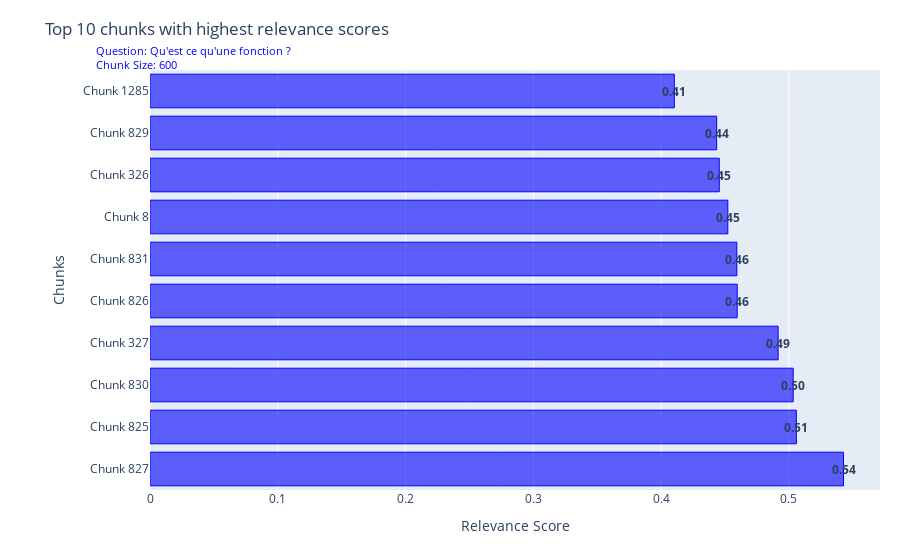

The notebook cell saved with this chart:
### Markdown cell above
Here is a plot made with Plotly to dynamically visualize the content and score of the top 10 chunks resulting from the similarity search of a query in the vector database with the size specified.

### Code cell
# Get the question to analyze and the size of the database
question_to_analyze = "Qu'est ce qu'une fonction ?"
size_to_analyze = 600

# Perform similarity search with relevance scores for the specified question and size
db, initial_chunks = databases[size_to_analyze]
results = db.similarity_search_with_relevance_scores(question_to_analyze, k=6000)

# Sort the results by relevance scores in descending order
sorted_results = sorted(results, key=lambda score: score[1], reverse=True)

# Get the top 10 most relevant chunks
top_10_details = sorted_results[:10]

# Extract the relevance scores and document content for the top 10 chunks
scores = [score for doc, score in top_10_details]
docs = [doc.page_content for doc, _score in top_10_details]
docs_id = [doc.metadata["id"] for doc, _score in top_10_details]

# Adjust text for hovertext to contain paragraphs if necessary
hover_texts = []
for doc in docs:
    # Split text into paragraphs
    paragraphs = doc.split(".") 
    # Join paragraphs with HTML line breaks
    hover_texts.append("<br>".join(paragraphs))

# Create bar chart
fig = go.Figure()

# Add bar trace
fig.add_trace(go.Bar(
    y=[f"Chunk {doc_id}" for doc_id in docs_id],
    x=scores,
    orientation='h',
    marker=dict(
        color='rgba(0, 0, 255, 0.6)',
        line=dict(
            color='rgba(0, 0, 255, 1.0)',
            width=1)
    ),
    hoverinfo='text',
    hovertext=hover_texts,
))

# Add text annotations for scores
for i, score in enumerate(scores):
    fig.add_annotation(
        y= f"Chunk {docs_id[i]}",  # Use the document ID as y-coordinate label
        x=score,
        text=f"<b>{score:.2f}</b>",
        showarrow=False,
    )

# Update layout
fig.update_layout(
    title="Top 10 chunks with highest relevance scores",
    xaxis_title="Relevance Score",
    yaxis_title="Chunks",
    margin=dict(l=150, r=20, t=70, b=70),
    hoverlabel=dict(font=dict(size=10), bgcolor='lightgrey'),
)

# Add question and chunk size just below the title
fig.add_annotation(
    text=f"Question: {question_to_analyze}<br>Chunk Size: {size_to_analyze}",
    align='left',
    showarrow=False,
    xref='paper',
    yref='paper',
    x=0.06,
    y=0.99,  # Adjust vertical position below the title
    xanchor='center',
    yanchor='bottom',
    font=dict(size=11, color="blue"),
)

# Show plot
fig.show()

### Figure 1 — Plotly figure (JSON) as saved in the notebook; plotly's stock layout.template omitted (floating-point values rounded to 4 significant figures)
{"data": [{"hoverinfo": "text", "hovertext": ["2<br> Qui effectue une action<br>\n3<br> Et qui renvoie un objet Python ou rien du tout<br>  \n![Fonctionnement schématique d'une fonction<br>](img/schema_fonction<br>png){ #fig:schema_fonction width=90% }  \nPar exemple, si vous appelez la fonction `len()` de la manière suivante :  \n```python\n>>> len([0, 1, 2])\n3\n```  \nvoici ce qui se passe :  \n1<br> vous appelez `len()` en lui passant une liste en argument (ici la liste `[0, 1, 2]`) ;\n2<br> la fonction calcule la longueur de cette liste ;\n3<br> elle vous renvoie un entier égal à cette longueur<br>", "# 9 Fonctions  \n## 9<br>1 Principe et généralités  \nEn programmation, les **fonctions** sont très utiles pour réaliser plusieurs fois la même opération au sein d'un programme<br> Elles rendent également le code plus lisible et plus clair en le fractionnant en blocs logiques<br>", "- Une fonction effectue une tâche<br> Pour cela, elle reçoit éventuellement des arguments et renvoie éventuellement quelque chose<br> L'algorithme utilisé au sein de la fonction n'intéresse pas directement l'utilisateur<br> Par exemple, il est inutile de savoir comment la fonction `math<br>cos()` calcule un cosinus<br> On a juste besoin de savoir qu'il faut lui passer en argument un angle en radian et qu'elle renvoie le cosinus de cet angle<br> Ce qui se passe à l'intérieur de la fonction ne regarde que le programmeur<br>", "Ce qui se trouve entre les parenthèses d'une fonction est appelé **argument** et c'est ce que l'on « passe » à la fonction<br> Dans l'instruction `type(2)`, c'est l'entier `2` qui est l'argument passé à la fonction `type()`<br> Pour l'instant, on retiendra qu'une fonction est une sorte de boîte à qui on passe un (ou plusieurs) argument(s), qui effectue une action et qui peut renvoyer un résultat ou plus généralement un objet<br> Par exemple, la fonction `type()` renvoie le type de la variable qu'on lui a passé en argument<br>", "Vous connaissez déjà certaines fonctions Python<br> Par exemple `math<br>cos(angle)` du module `math` renvoie le cosinus de la variable `angle` exprimé en radian<br> Vous connaissez aussi des fonctions internes à Python comme `range()` ou `len()`<br> Pour l'instant, une fonction est à vos yeux une sorte de « boîte noire » (voir figure @fig:schema_fonction) :  \n1<br> À laquelle vous passez aucune, une ou plusieurs variable(s) entre parenthèses<br> Ces variables sont appelées **arguments**<br> Il peut s'agir de n'importe quel type d'objet Python<br>\n2<br> Qui effectue une action<br>", "- Chaque fonction effectue en général une tâche **unique et précise**<br> Si cela se complique, il est plus judicieux d'écrire plusieurs fonctions (qui peuvent éventuellement s'appeler les unes les autres)<br> Cette **modularité** améliore la qualité générale et la lisibilité du code<br> Vous verrez qu'en Python, les fonctions présentent une grande flexibilité<br>", "Ainsi, le programmeur est libre de faire tous les appels qu'il souhaite<br> Une fonction peut appeler une autre fonction, cette dernière peut appeler une autre fonction et ainsi de suite (et autant de fois qu'on le veut)<br> Une fonction peut même s'appeler elle-même, cela s'appelle une fonction *récursive* (voir la rubrique suivante)<br> Attention toutefois à retrouver vos petits si vous vous perdez dans les appels successifs !", "Par ailleurs, nous avons rencontré plusieurs fois des **fonctions** dans ce chapitre, notamment avec `type()`, `int()`, `float()` et `str()`<br> Dans le chapitre 1 *Introduction*, nous avons également vu la fonction `print()`<br> On reconnaît qu'il s'agit d'une fonction car son nom est suivi de parenthèses (par exemple, `type()`)<br> En Python, la syntaxe générale est `fonction()`<br>", "2<br> la méthode `append()` ajoute l'entier `5` à l'objet `ma_liste` ;\n3<br> et elle ne renvoie rien<br>  \nAux yeux du programmeur au contraire, une fonction est une portion de code effectuant une suite d'instructions bien particulière<br> Mais avant de vous présenter la syntaxe et la manière de construire une fonction, revenons une dernière fois sur cette notion de « boîte noire » :", "## 20<br>3 Notion de fonction *callback*  \n*Conseil* : pour les débutants, vous pouvez passer cette rubrique<br>  \nJusqu'à maintenant nous avons toujours appelé les fonctions ou les méthodes de cette manière :  \n```python\nvar = fct(arg1, arg2)\n\nobj<br>methode(arg)\n```  \noù les arguments étaient des objets « classiques » (par exemple une chaîne de caractères, un entier, un *float*, etc<br>)<br>  \nSachez qu'il est possible de passer en argument une fonction à une autre fonction ! Par exemple :  \n```python\ndef fct_callback(arg):\nprint(f\"J'aime bien les {arg} !\")"], "marker": {"color": "rgba(0, 0, 255, 0.6)", "line": {"color": "rgba(0, 0, 255, 1.0)", "width": 1}}, "orientation": "h", "type": "bar", "x": [0.5427, 0.5058, 0.5033, 0.4915, 0.4595, 0.4592, 0.4522, 0.4454, 0.4434, 0.4103], "y": ["Chunk 827", "Chunk 825", "Chunk 830", "Chunk 327", "Chunk 826", "Chunk 831", "Chunk 8", "Chunk 326", "Chunk 829", "Chunk 1285"]}], "layout": {"annotations": [{"showarrow": false, "text": "<b>0.54</b>", "x": 0.5427, "y": "Chunk 827"}, {"showarrow": false, "text": "<b>0.51</b>", "x": 0.5058, "y": "Chunk 825"}, {"showarrow": false, "text": "<b>0.50</b>", "x": 0.5033, "y": "Chunk 830"}, {"showarrow": false, "text": "<b>0.49</b>", "x": 0.4915, "y": "Chunk 327"}, {"showarrow": false, "text": "<b>0.46</b>", "x": 0.4595, "y": "Chunk 826"}, {"showarrow": false, "text": "<b>0.46</b>", "x": 0.4592, "y": "Chunk 831"}, {"showarrow": false, "text": "<b>0.45</b>", "x": 0.4522, "y": "Chunk 8"}, {"showarrow": false, "text": "<b>0.45</b>", "x": 0.4454, "y": "Chunk 326"}, {"showarrow": false, "text": "<b>0.44</b>", "x": 0.4434, "y": "Chunk 829"}, {"showarrow": false, "text": "<b>0.41</b>", "x": 0.4103, "y": "Chunk 1285"}, {"align": "left", "font": {"color": "blue", "size": 11}, "showarrow": false, "text": "Question: Qu'est ce qu'une fonction ?<br>Chunk Size: 600", "x": 0.06, "xanchor": "center", "xref": "paper", "y": 0.99, "yanchor": "bottom", "yref": "paper"}], "hoverlabel": {"bgcolor": "lightgrey", "font": {"size": 10}}, "margin": {"b": 70, "l": 150, "r": 20, "t": 70}, "title": {"text": "Top 10 chunks with highest relevance scores"}, "xaxis": {"title": {"text": "Relevance Score"}}, "yaxis": {"title": {"text": "Chunks"}}}}
